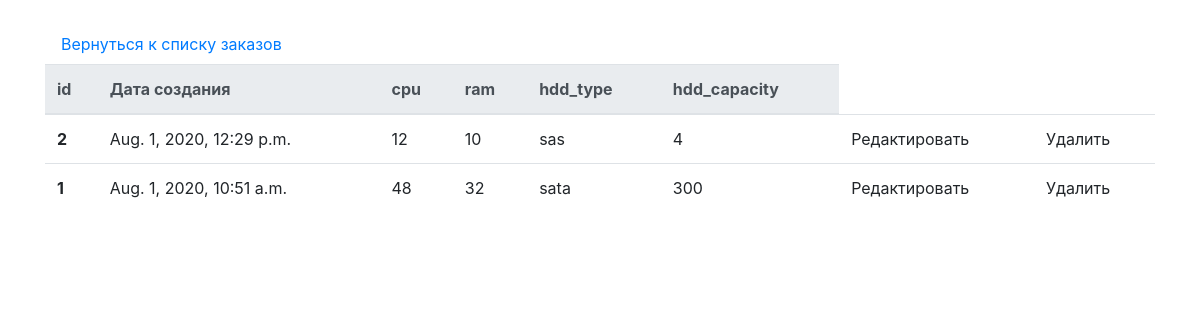
The app's page /edit, older data.
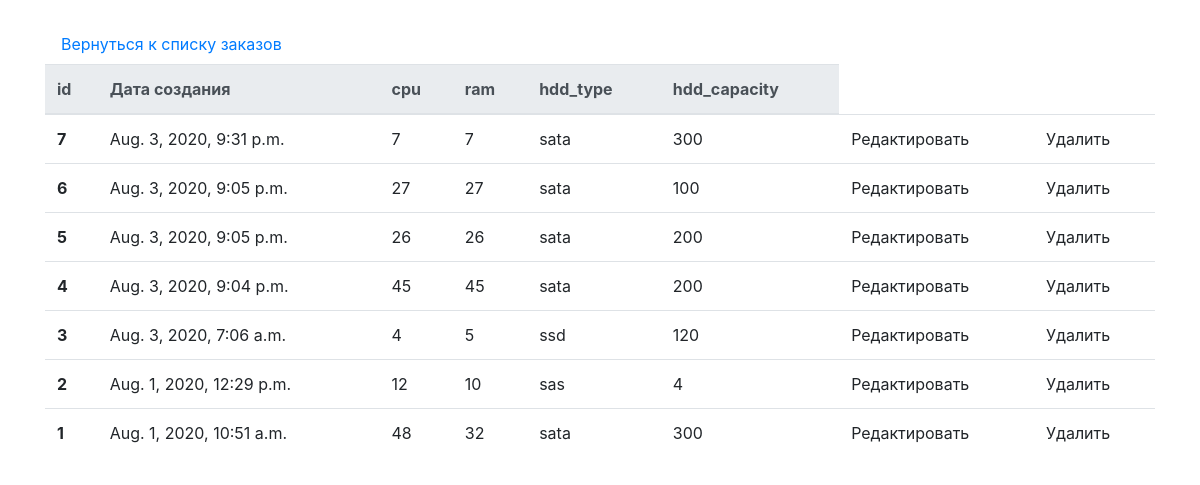
The same page, newer data.
### core/models.py (models this page shows, shortened)
class VirtualMachine(models.Model):
    create_date = models.DateTimeField(auto_now=True)
    cpu = models.IntegerField(null=False, verbose_name='Количество ядер центрального процессора')
    ram = models.IntegerField(null=False, verbose_name='Оперативная память')
    sata = 'sata'
    ssd = 'ssd'
    sas = 'sas'
    hdd_type_choices = [
        (sata, 'sata'),
        (ssd, 'ssd'),
        (sas, 'sas'),
    ]
    hdd_type = models.CharField(max_length=15, choices=hdd_type_choices, verbose_name='Тип жёсткого диска')
    hdd_capacity = models.IntegerField(null=False, verbose_name='Объём памяти жёсткого диска')
    current_user = models.ForeignKey(User, on_delete=models.PROTECT, null=True)
    class Meta:
        verbose_name='Виртуальную машину'
        verbose_name_plural='Виртуальные машины'

### core/views.py (the view)
# urls.py: path('edit', views.edit_page, name='edit_page'),
def edit_page(request):
    success = False
    if request.method == 'POST':
        form = VirtualMachineForm(request.post)
        if form.is_valid():
            form.save()
            success = True
    template = 'edit_page.html'
    context = {
    'virtual_machines_list': VirtualMachine.objects.all().order_by('-id'),
    'form': VirtualMachineForm,
    'success': success
    }
    return render(request, 'edit_page.html', context)

### core/templates/edit_page.html (shortened to what this page needs)
<!doctype html>
<html lang="en">
  <head>
    <link rel="stylesheet" href="https://stackpath.bootstrapcdn.com/bootstrap/4.5.0/css/bootstrap.min.css">
  </head>
  <body>
    <div class="container mt-4">
      <ul class="nav">
      <li class="nav-item">
      <a class="nav-link active" href="{% url 'home' %}">Вернуться к списку заказов</a>
      </li>
      </ul>
    <table class="table">
      <thead class="thead-light">
        <tr>
          <th scope="col">id</th>
          <th scope="col">Дата создания</th>
          <th scope="col">cpu</th>
          <th scope="col">ram</th>
          <th scope="col">hdd_type</th>
          <th scope="col">hdd_capacity</th>
        </tr>
      </thead>
      <tbody>
        {% for virtual_machine in virtual_machines_list %}
        <tr>
          <th>{{virtual_machine.id}}</th>
          <td>{{virtual_machine.create_date}}</td>
          <td>{{virtual_machine.cpu}}</td>
          <td>{{virtual_machine.ram}}</td>
          <td>{{virtual_machine.hdd_type}}</td>
          <td>{{virtual_machine.hdd_capacity}}</td>
          <td><a href=""></a>Редактировать</td>
          <td><a href=""></a>Удалить</td>
        </tr>
        {% endfor %}
    </tbody>
    </div>
  </body>
</html>

Row changes from the older to the newer data that the page shows:
added VirtualMachine: id "7", create_date "Aug. 3, 2020, 9:31 p.m.", cpu "7", ram "7", hdd_type "sata", hdd_capacity "300"
added VirtualMachine: id "6", create_date "Aug. 3, 2020, 9:05 p.m.", cpu "27", ram "27", hdd_type "sata", hdd_capacity "100"
added VirtualMachine: id "5", create_date "Aug. 3, 2020, 9:05 p.m.", cpu "26", ram "26", hdd_type "sata", hdd_capacity "200"
added VirtualMachine: id "4", create_date "Aug. 3, 2020, 9:04 p.m.", cpu "45", ram "45", hdd_type "sata", hdd_capacity "200"
added VirtualMachine: id "3", create_date "Aug. 3, 2020, 7:06 a.m.", cpu "4", ram "5", hdd_type "ssd", hdd_capacity "120"
